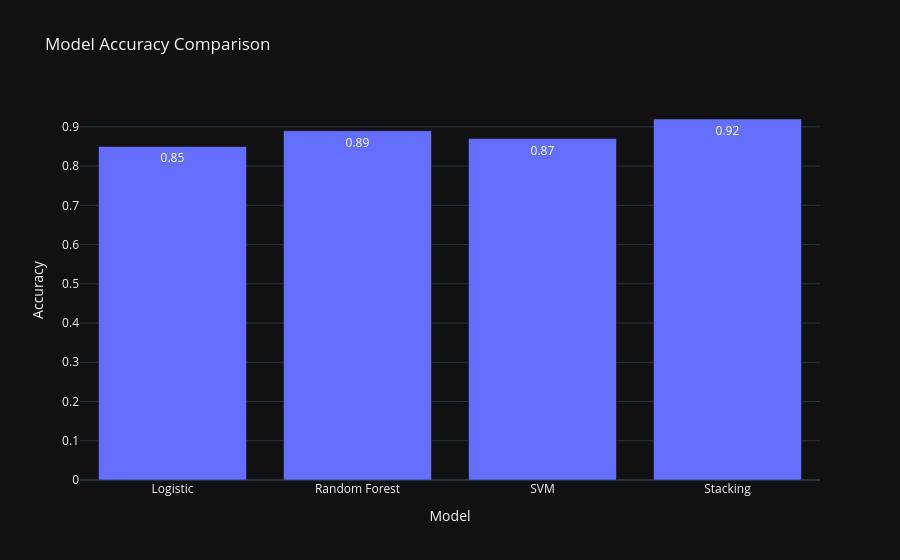

The notebook cell saved with this chart:
### Code cell
import plotly.express as px
import pandas as pd

results = pd.DataFrame({
    'Model': ['Logistic', 'Random Forest', 'SVM', 'Stacking'],
    'Accuracy': [0.85, 0.89, 0.87, 0.92]
})

fig = px.bar(
    results,
    x='Model',
    y='Accuracy',
    text='Accuracy',
    title='Model Accuracy Comparison'
)
fig.update_layout(template = 'plotly_dark')
fig.show()

### Figure 1 — Plotly figure (JSON) as saved in the notebook; plotly's stock layout.template omitted (floating-point values rounded to 4 significant figures)
{"data": [{"hovertemplate": "Model=%{x}<br>Accuracy=%{text}<extra></extra>", "legendgroup": "", "marker": {"color": "#636efa", "pattern": {"shape": ""}}, "name": "", "orientation": "v", "showlegend": false, "text": [0.85, 0.89, 0.87, 0.92], "textposition": "auto", "type": "bar", "x": ["Logistic", "Random Forest", "SVM", "Stacking"], "xaxis": "x", "y": [0.85, 0.89, 0.87, 0.92], "yaxis": "y"}], "layout": {"barmode": "relative", "legend": {"tracegroupgap": 0}, "title": {"text": "Model Accuracy Comparison"}, "xaxis": {"anchor": "y", "domain": [0, 1], "title": {"text": "Model"}}, "yaxis": {"anchor": "x", "domain": [0, 1], "title": {"text": "Accuracy"}}}}
